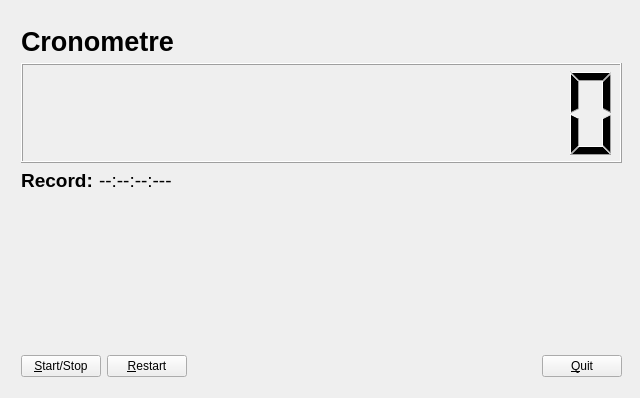
<?xml version="1.0" encoding="UTF-8"?>
<ui version="4.0">
 <class>MyForm</class>
 <widget class="QWidget" name="MyForm">
  <property name="geometry">
   <rect>
    <x>0</x>
    <y>0</y>
    <width>640</width>
    <height>398</height>
   </rect>
  </property>
  <property name="windowTitle">
   <string>Cronometre</string>
  </property>
  <widget class="QWidget" name="layoutWidget">
   <property name="geometry">
    <rect>
     <x>21</x>
     <y>26</y>
     <width>601</width>
     <height>351</height>
    </rect>
   </property>
   <layout class="QVBoxLayout" name="verticalLayout_2">
    <item>
     <layout class="QVBoxLayout" name="verticalLayout">
      <item>
       <widget class="QLabel" name="label_5">
        <property name="font">
         <font>
          <pointsize>20</pointsize>
          <weight>75</weight>
          <bold>true</bold>
         </font>
        </property>
        <property name="text">
         <string>Cronometre</string>
        </property>
       </widget>
      </item>
      <item>
       <widget class="MyQLCDNumber" name="Crono">
        <property name="minimumSize">
         <size>
          <width>0</width>
          <height>100</height>
         </size>
        </property>
        <property name="styleSheet">
         <string notr="true"/>
        </property>
        <property name="smallDecimalPoint">
         <bool>false</bool>
        </property>
        <property name="digitCount">
         <number>12</number>
        </property>
        <property name="mode">
         <enum>QLCDNumber::Dec</enum>
        </property>
        <property name="value" stdset="0">
         <double>0.000000000000000</double>
        </property>
       </widget>
      </item>
      <item>
       <layout class="QHBoxLayout" name="horizontalLayout_2">
        <item>
         <widget class="QLabel" name="label">
          <property name="font">
           <font>
            <pointsize>14</pointsize>
            <weight>75</weight>
            <bold>true</bold>
           </font>
          </property>
          <property name="layoutDirection">
           <enum>Qt::LeftToRight</enum>
          </property>
          <property name="text">
           <string>Record:</string>
          </property>
          <property name="alignment">
           <set>Qt::AlignCenter</set>
          </property>
         </widget>
        </item>
        <item>
         <widget class="QLabel" name="Record">
          <property name="font">
           <font>
            <pointsize>14</pointsize>
           </font>
          </property>
          <property name="text">
           <string>--:--:--:---</string>
          </property>
         </widget>
        </item>
        <item>
         <spacer name="horizontalSpacer_2">
          <property name="orientation">
           <enum>Qt::Horizontal</enum>
          </property>
          <property name="sizeHint" stdset="0">
           <size>
            <width>40</width>
            <height>20</height>
           </size>
          </property>
         </spacer>
        </item>
       </layout>
      </item>
     </layout>
    </item>
    <item>
     <spacer name="verticalSpacer">
      <property name="orientation">
       <enum>Qt::Vertical</enum>
      </property>
      <property name="sizeHint" stdset="0">
       <size>
        <width>20</width>
        <height>40</height>
       </size>
      </property>
     </spacer>
    </item>
    <item>
     <layout class="QHBoxLayout" name="horizontalLayout">
      <item>
       <widget class="QPushButton" name="Start">
        <property name="text">
         <string>&amp;Start/Stop</string>
        </property>
       </widget>
      </item>
      <item>
       <widget class="QPushButton" name="Restart">
        <property name="text">
         <string>&amp;Restart</string>
        </property>
       </widget>
      </item>
      <item>
       <spacer name="horizontalSpacer">
        <property name="orientation">
         <enum>Qt::Horizontal</enum>
        </property>
        <property name="sizeHint" stdset="0">
         <size>
          <width>40</width>
          <height>20</height>
         </size>
        </property>
       </spacer>
      </item>
      <item>
       <widget class="QPushButton" name="Exit">
        <property name="text">
         <string>&amp;Quit</string>
        </property>
       </widget>
      </item>
     </layout>
    </item>
   </layout>
  </widget>
 </widget>
 <customwidgets>
  <customwidget>
   <class>MyQLCDNumber</class>
   <extends>QLCDNumber</extends>
   <header>MyQLCDNumber.h</header>
   <slots>
    <signal>actualitzar_record(QString)</signal>
    <signal>color_temps(QString)</signal>
    <signal>canviar_estat(QString)</signal>
    <slot>restaurar()</slot>
    <slot>iniciar_i_parar()</slot>
   </slots>
  </customwidget>
 </customwidgets>
 <resources/>
 <connections>
  <connection>
   <sender>Exit</sender>
   <signal>clicked()</signal>
   <receiver>MyForm</receiver>
   <slot>close()</slot>
   <hints>
    <hint type="sourcelabel">
     <x>576</x>
     <y>361</y>
    </hint>
    <hint type="destinationlabel">
     <x>316</x>
     <y>198</y>
    </hint>
   </hints>
  </connection>
  <connection>
   <sender>Restart</sender>
   <signal>clicked()</signal>
   <receiver>Crono</receiver>
   <slot>restaurar()</slot>
   <hints>
    <hint type="sourcelabel">
     <x>285</x>
     <y>183</y>
    </hint>
    <hint type="destinationlabel">
     <x>123</x>
     <y>101</y>
    </hint>
   </hints>
  </connection>
  <connection>
   <sender>Start</sender>
   <signal>clicked()</signal>
   <receiver>Crono</receiver>
   <slot>iniciar_i_parar()</slot>
   <hints>
    <hint type="sourcelabel">
     <x>105</x>
     <y>183</y>
    </hint>
    <hint type="destinationlabel">
     <x>186</x>
     <y>108</y>
    </hint>
   </hints>
  </connection>
  <connection>
   <sender>Crono</sender>
   <signal>actualitzar_record(QString)</signal>
   <receiver>Record</receiver>
   <slot>setText(QString)</slot>
   <hints>
    <hint type="sourcelabel">
     <x>244</x>
     <y>113</y>
    </hint>
    <hint type="destinationlabel">
     <x>344</x>
     <y>130</y>
    </hint>
   </hints>
  </connection>
  <connection>
   <sender>Crono</sender>
   <signal>color_temps(QString)</signal>
   <receiver>Crono</receiver>
   <slot>setStyleSheet(QString)</slot>
   <hints>
    <hint type="sourcelabel">
     <x>78</x>
     <y>95</y>
    </hint>
    <hint type="destinationlabel">
     <x>49</x>
     <y>120</y>
    </hint>
   </hints>
  </connection>
 </connections>
</ui>
